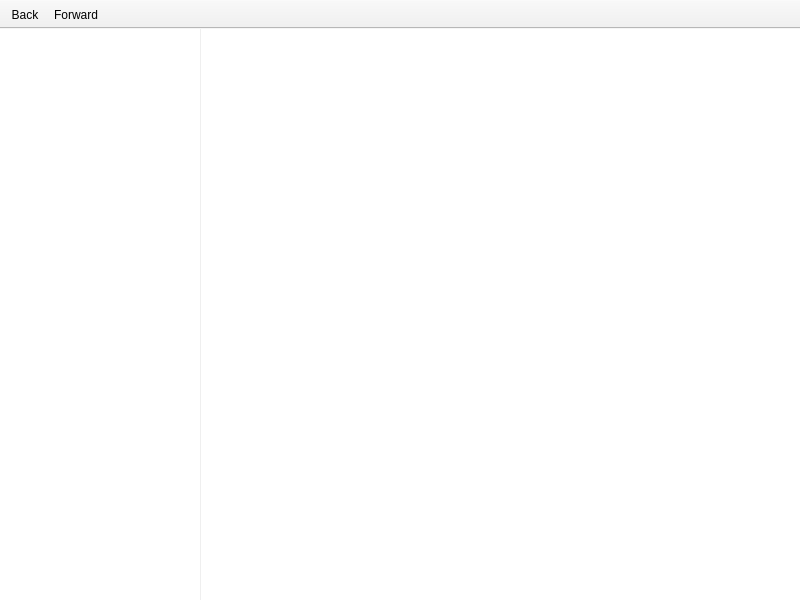
<?xml version="1.0" encoding="UTF-8"?>
<ui version="4.0">
 <class>MainWindow</class>
 <widget class="QMainWindow" name="MainWindow">
  <property name="windowModality">
   <enum>Qt::NonModal</enum>
  </property>
  <property name="geometry">
   <rect>
    <x>0</x>
    <y>0</y>
    <width>800</width>
    <height>600</height>
   </rect>
  </property>
  <property name="windowTitle">
   <string>MainWindow</string>
  </property>
  <property name="windowIcon">
   <iconset>
    <normaloff>gohappy.svg</normaloff>gohappy.svg</iconset>
  </property>
  <widget class="QWidget" name="centralwidget">
   <layout class="QHBoxLayout" name="horizontalLayout_2">
    <property name="spacing">
     <number>0</number>
    </property>
    <property name="margin">
     <number>0</number>
    </property>
    <item>
     <layout class="QHBoxLayout" name="horizontalLayout">
      <property name="spacing">
       <number>0</number>
      </property>
      <property name="sizeConstraint">
       <enum>QLayout::SetDefaultConstraint</enum>
      </property>
      <item>
       <widget class="QTreeView" name="treeView">
        <property name="minimumSize">
         <size>
          <width>200</width>
          <height>0</height>
         </size>
        </property>
        <property name="maximumSize">
         <size>
          <width>200</width>
          <height>16777215</height>
         </size>
        </property>
        <property name="autoFillBackground">
         <bool>false</bool>
        </property>
        <property name="frameShape">
         <enum>QFrame::NoFrame</enum>
        </property>
        <property name="lineWidth">
         <number>0</number>
        </property>
       </widget>
      </item>
      <item>
       <spacer name="horizontalSpacer">
        <property name="orientation">
         <enum>Qt::Horizontal</enum>
        </property>
        <property name="sizeType">
         <enum>QSizePolicy::Fixed</enum>
        </property>
        <property name="sizeHint" stdset="0">
         <size>
          <width>1</width>
          <height>1</height>
         </size>
        </property>
       </spacer>
      </item>
      <item>
       <widget class="QListView" name="listView">
        <property name="frameShape">
         <enum>QFrame::NoFrame</enum>
        </property>
       </widget>
      </item>
     </layout>
    </item>
   </layout>
  </widget>
  <widget class="QMenuBar" name="menubar">
   <property name="geometry">
    <rect>
     <x>0</x>
     <y>0</y>
     <width>800</width>
     <height>25</height>
    </rect>
   </property>
  </widget>
  <widget class="QToolBar" name="toolBar">
   <property name="windowTitle">
    <string>toolBar</string>
   </property>
   <property name="movable">
    <bool>false</bool>
   </property>
   <property name="allowedAreas">
    <set>Qt::TopToolBarArea</set>
   </property>
   <property name="floatable">
    <bool>true</bool>
   </property>
   <attribute name="toolBarArea">
    <enum>TopToolBarArea</enum>
   </attribute>
   <attribute name="toolBarBreak">
    <bool>false</bool>
   </attribute>
   <addaction name="tbActionBack"/>
   <addaction name="tbActionForward"/>
  </widget>
  <action name="tbActionBack">
   <property name="icon">
    <iconset theme="back">
     <normaloff/>
    </iconset>
   </property>
   <property name="text">
    <string>Back</string>
   </property>
   <property name="toolTip">
    <string>Back</string>
   </property>
   <property name="shortcut">
    <string>Ctrl+Left, Backspace</string>
   </property>
  </action>
  <action name="tbActionForward">
   <property name="icon">
    <iconset theme="forward">
     <normaloff/>
    </iconset>
   </property>
   <property name="text">
    <string>Forward</string>
   </property>
   <property name="shortcut">
    <string>Ctrl+Right</string>
   </property>
  </action>
 </widget>
 <resources/>
 <connections/>
</ui>
